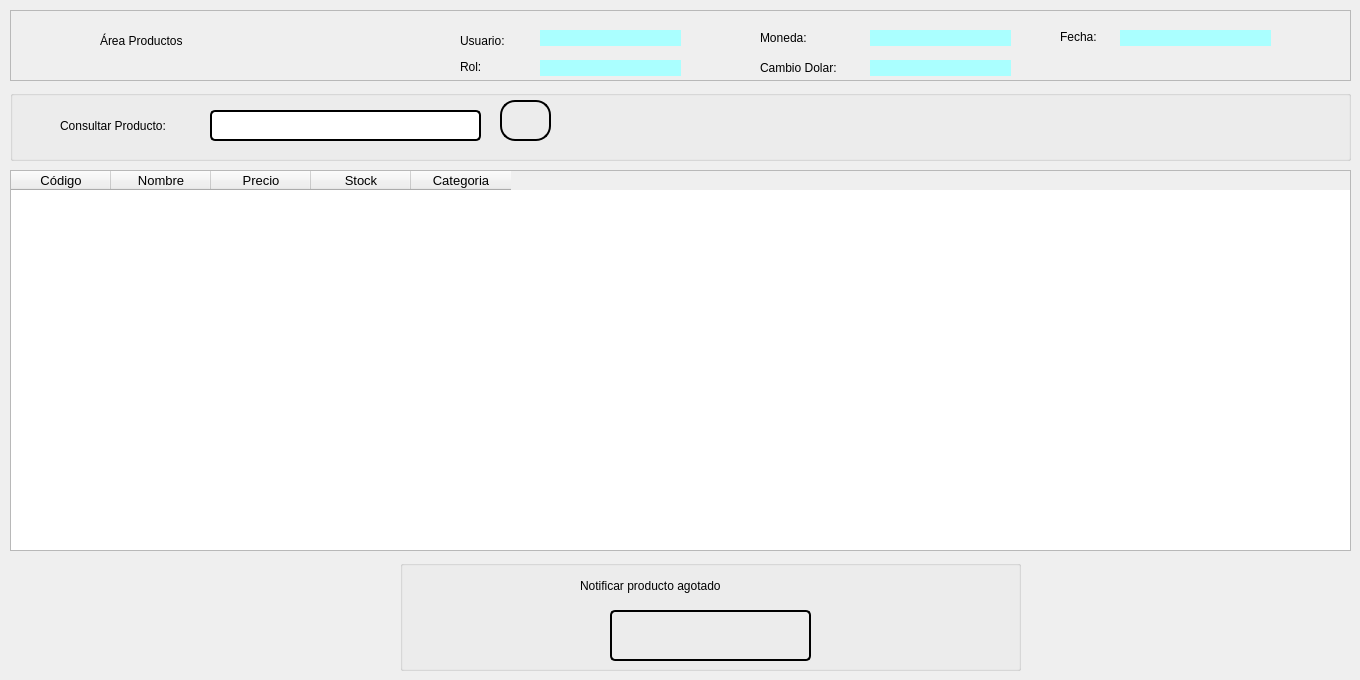
    <widget class="QWidget" name="productos_page">
     <widget class="QFrame" name="info_page_2">
      <property name="geometry">
       <rect>
        <x>10</x>
        <y>10</y>
        <width>1341</width>
        <height>71</height>
       </rect>
      </property>
      <property name="styleSheet">
       <string notr="true"/>
      </property>
      <property name="frameShape">
       <enum>QFrame::StyledPanel</enum>
      </property>
      <property name="frameShadow">
       <enum>QFrame::Raised</enum>
      </property>
      <widget class="QLabel" name="area_lbl_2">
       <property name="geometry">
        <rect>
         <x>90</x>
         <y>10</y>
         <width>271</width>
         <height>41</height>
        </rect>
       </property>
       <property name="styleSheet">
        <string notr="true">font: bold 26pt &quot;Roboto&quot;;

</string>
       </property>
       <property name="text">
        <string>Área Productos</string>
       </property>
      </widget>
      <widget class="QLabel" name="usuario_lbl_2">
       <property name="geometry">
        <rect>
         <x>450</x>
         <y>20</y>
         <width>71</width>
         <height>21</height>
        </rect>
       </property>
       <property name="styleSheet">
        <string notr="true">font: 57 11pt &quot;Roboto&quot;;</string>
       </property>
       <property name="text">
        <string>Usuario:</string>
       </property>
      </widget>
      <widget class="QLabel" name="rol_lbl_2">
       <property name="geometry">
        <rect>
         <x>450</x>
         <y>50</y>
         <width>47</width>
         <height>13</height>
        </rect>
       </property>
       <property name="styleSheet">
        <string notr="true">font: 57 11pt &quot;Roboto&quot;;</string>
       </property>
       <property name="text">
        <string>Rol:</string>
       </property>
      </widget>
      <widget class="QLabel" name="moneda_lbl_2">
       <property name="geometry">
        <rect>
         <x>750</x>
         <y>20</y>
         <width>71</width>
         <height>16</height>
        </rect>
       </property>
       <property name="styleSheet">
        <string notr="true">font: 57 11pt &quot;Roboto&quot;;</string>
       </property>
       <property name="text">
        <string>Moneda:</string>
       </property>
      </widget>
      <widget class="QLabel" name="cambio_dolar_lbl_2">
       <property name="geometry">
        <rect>
         <x>750</x>
         <y>50</y>
         <width>101</width>
         <height>16</height>
        </rect>
       </property>
       <property name="styleSheet">
        <string notr="true">font: 57 11pt &quot;Roboto&quot;;</string>
       </property>
       <property name="text">
        <string>Cambio Dolar:</string>
       </property>
      </widget>
      <widget class="QLabel" name="fecha_lbl_2">
       <property name="geometry">
        <rect>
         <x>1050</x>
         <y>20</y>
         <width>47</width>
         <height>13</height>
        </rect>
       </property>
       <property name="styleSheet">
        <string notr="true">font: 57 11pt &quot;Roboto&quot;;</string>
       </property>
       <property name="text">
        <string>Fecha:</string>
       </property>
      </widget>
      <widget class="QLabel" name="usuario_res_lbl_2">
       <property name="geometry">
        <rect>
         <x>530</x>
         <y>20</y>
         <width>141</width>
         <height>16</height>
        </rect>
       </property>
       <property name="styleSheet">
        <string notr="true">background-color: rgb(170, 255, 255);</string>
       </property>
       <property name="text">
        <string/>
       </property>
      </widget>
      <widget class="QLabel" name="rol_res_lbl_2">
       <property name="geometry">
        <rect>
         <x>530</x>
         <y>50</y>
         <width>141</width>
         <height>16</height>
        </rect>
       </property>
       <property name="styleSheet">
        <string notr="true">background-color: rgb(170, 255, 255);</string>
       </property>
       <property name="text">
        <string/>
       </property>
      </widget>
      <widget class="QLabel" name="moneda_res_lbl_2">
       <property name="geometry">
        <rect>
         <x>860</x>
         <y>20</y>
         <width>141</width>
         <height>16</height>
        </rect>
       </property>
       <property name="styleSheet">
        <string notr="true">background-color: rgb(170, 255, 255);</string>
       </property>
       <property name="text">
        <string/>
       </property>
      </widget>
      <widget class="QLabel" name="cambio_dolar_resp_lbl_2">
       <property name="geometry">
        <rect>
         <x>860</x>
         <y>50</y>
         <width>141</width>
         <height>16</height>
        </rect>
       </property>
       <property name="styleSheet">
        <string notr="true">background-color: rgb(170, 255, 255);</string>
       </property>
       <property name="text">
        <string/>
       </property>
      </widget>
      <widget class="QLabel" name="fecha_res_lbl_2">
       <property name="geometry">
        <rect>
         <x>1110</x>
         <y>20</y>
         <width>151</width>
         <height>16</height>
        </rect>
       </property>
       <property name="styleSheet">
        <string notr="true">background-color: rgb(170, 255, 255);</string>
       </property>
       <property name="text">
        <string/>
       </property>
      </widget>
     </widget>
     <widget class="QGroupBox" name="groupBox_7">
      <property name="geometry">
       <rect>
        <x>10</x>
        <y>90</y>
        <width>1341</width>
        <height>71</height>
       </rect>
      </property>
      <property name="title">
       <string/>
      </property>
      <widget class="QLabel" name="label_22">
       <property name="geometry">
        <rect>
         <x>50</x>
         <y>20</y>
         <width>131</width>
         <height>31</height>
        </rect>
       </property>
       <property name="styleSheet">
        <string notr="true">font: 57 11pt &quot;Roboto&quot;;</string>
       </property>
       <property name="text">
        <string>Consultar Producto:</string>
       </property>
      </widget>
      <widget class="QLineEdit" name="lineEdit_3">
       <property name="geometry">
        <rect>
         <x>200</x>
         <y>20</y>
         <width>271</width>
         <height>31</height>
        </rect>
       </property>
       <property name="styleSheet">
        <string notr="true">border-radius:5px;
border:2px solid black;
</string>
       </property>
      </widget>
      <widget class="QPushButton" name="buscar_producto_btn_3">
       <property name="geometry">
        <rect>
         <x>490</x>
         <y>10</y>
         <width>51</width>
         <height>41</height>
        </rect>
       </property>
       <property name="styleSheet">
        <string notr="true">border-radius:15px;
border:2px solid black;</string>
       </property>
       <property name="text">
        <string/>
       </property>
       <property name="icon">
        <iconset resource="../../Imagenes/imagenes_proyecto.qrc">
         <normaloff>:/iconos/search.gif</normaloff>:/iconos/search.gif</iconset>
       </property>
       <property name="iconSize">
        <size>
         <width>30</width>
         <height>30</height>
        </size>
       </property>
      </widget>
     </widget>
     <widget class="QTableWidget" name="tableWidget_2">
      <property name="geometry">
       <rect>
        <x>10</x>
        <y>170</y>
        <width>1341</width>
        <height>381</height>
       </rect>
      </property>
      <column>
       <property name="text">
        <string>Código</string>
       </property>
       <property name="font">
        <font>
         <pointsize>10</pointsize>
        </font>
       </property>
      </column>
      <column>
       <property name="text">
        <string>Nombre</string>
       </property>
       <property name="font">
        <font>
         <pointsize>10</pointsize>
        </font>
       </property>
      </column>
      <column>
       <property name="text">
        <string>Precio</string>
       </property>
       <property name="font">
        <font>
         <pointsize>10</pointsize>
        </font>
       </property>
      </column>
      <column>
       <property name="text">
        <string>Stock</string>
       </property>
       <property name="font">
        <font>
         <pointsize>10</pointsize>
        </font>
       </property>
      </column>
      <column>
       <property name="text">
        <string>Categoria</string>
       </property>
       <property name="font">
        <font>
         <pointsize>10</pointsize>
        </font>
       </property>
      </column>
     </widget>
     <widget class="QGroupBox" name="groupBox_8">
      <property name="geometry">
       <rect>
        <x>400</x>
        <y>560</y>
        <width>621</width>
        <height>111</height>
       </rect>
      </property>
      <property name="title">
       <string/>
      </property>
      <widget class="QPushButton" name="pushButton">
       <property name="geometry">
        <rect>
         <x>210</x>
         <y>50</y>
         <width>201</width>
         <height>51</height>
        </rect>
       </property>
       <property name="styleSheet">
        <string notr="true">border-radius:5px;
border:2px solid black;
</string>
       </property>
       <property name="text">
        <string/>
       </property>
       <property name="icon">
        <iconset resource="../../Imagenes/imagenes_proyecto.qrc">
         <normaloff>:/iconos/error.png</normaloff>:/iconos/error.png</iconset>
       </property>
       <property name="iconSize">
        <size>
         <width>90</width>
         <height>90</height>
        </size>
       </property>
      </widget>
      <widget class="QLabel" name="label_23">
       <property name="geometry">
        <rect>
         <x>180</x>
         <y>10</y>
         <width>261</width>
         <height>31</height>
        </rect>
       </property>
       <property name="styleSheet">
        <string notr="true">font: 57 16pt &quot;Roboto&quot;;</string>
       </property>
       <property name="text">
        <string>Notificar producto agotado</string>
       </property>
      </widget>
     </widget>
    </widget>
